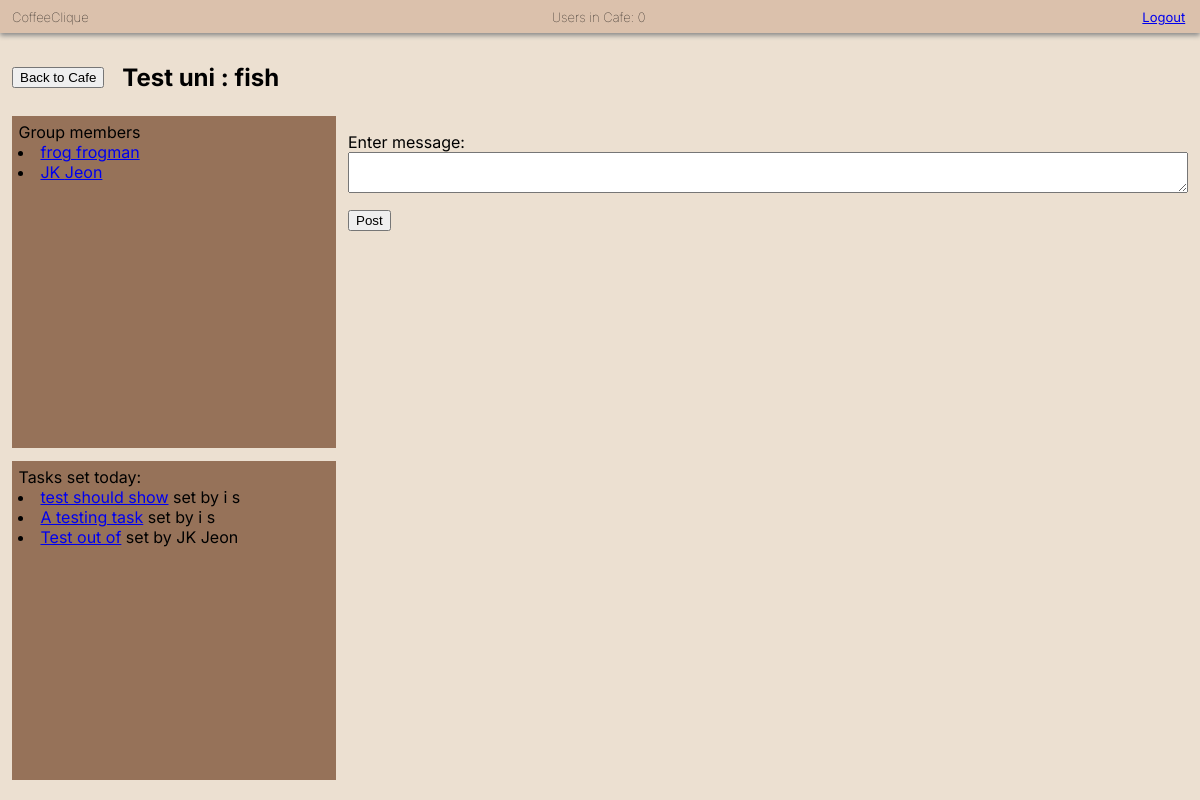
Page /tables/1 (signed in) on the earlier database version.
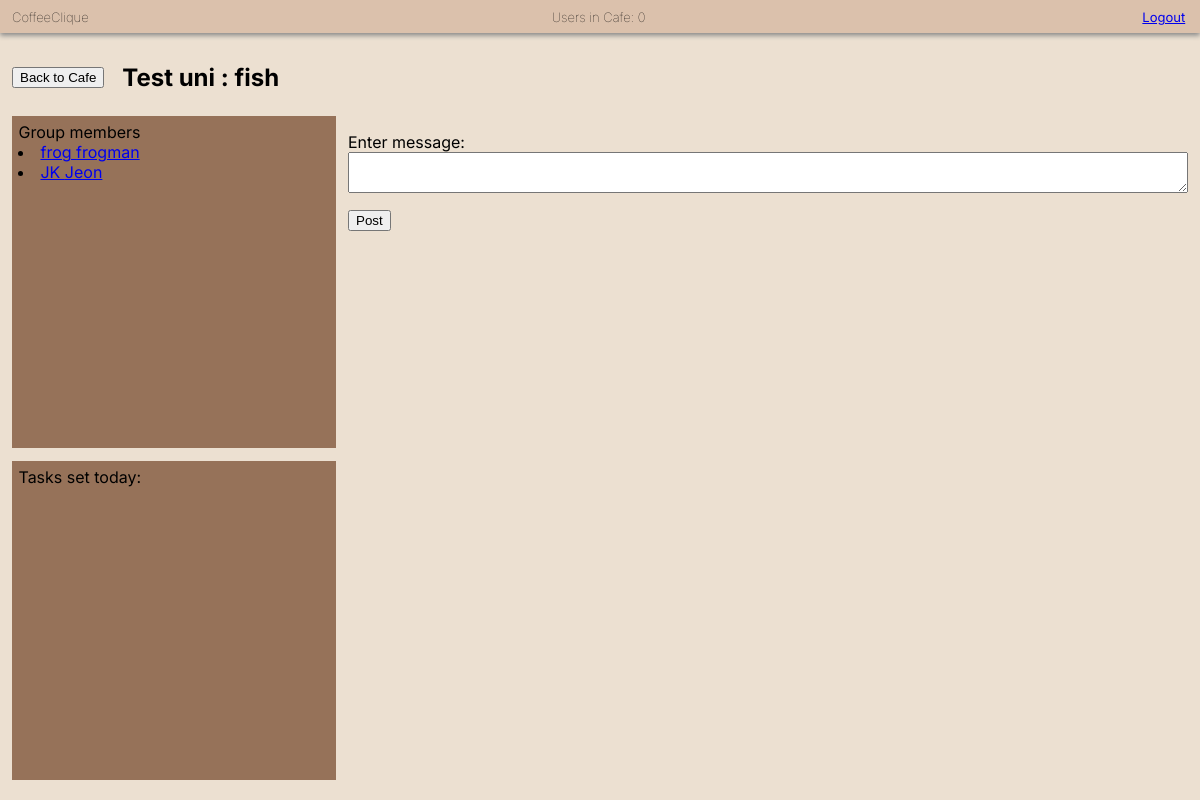
Same page on the later database version.
### app/models.py (models this page shows, shortened)
class CoffeeUser(AbstractBaseUser):
    AVAILABLE_UNIS = (
        ("University of Exeter", "University of Exeter"),
        ("Test uni", "Test uni")
    )
    email = models.EmailField(verbose_name="email", unique=True)
    date_joined = models.DateTimeField(verbose_name="date_joined",
                                       auto_now_add=True)
    last_login = models.DateTimeField(verbose_name="last_login", auto_now=True)
    is_admin = models.BooleanField(default=False)
    is_active = models.BooleanField(default=True)
    is_staff = models.BooleanField(default=False)
    is_superuser = models.BooleanField(default=False)
    first_name = models.CharField(max_length=50)
    last_name = models.CharField(max_length=50)
    university = models.CharField(max_length=50, choices=AVAILABLE_UNIS)
    year = models.PositiveIntegerField(null=True, blank=True)
    course = models.CharField(max_length=50, blank=True)
    cafe_table_ids = models.ManyToManyField(CafeTable, blank=True)
    points = models.PositiveIntegerField(default=0)
    studying_until = models.DateTimeField(null=True, blank=True)
    share_tables = models.BooleanField(default=True)
    tasks_set_today = models.PositiveIntegerField(default=0)
    next_possible_set = models.DateField(null=True, blank=True)
    student_tasks_completed = models.PositiveIntegerField(default=0)
    next_possible_complete = models.DateField(null=True, blank=True)
    facebook = models.CharField(max_length=255, null=True, blank=True)
    twitter = models.CharField(max_length=255, null=True, blank=True)
    instagram = models.CharField(max_length=255, null=True, blank=True)
    USERNAME_FIELD = "email"  # users log in using their email
    REQUIRED_FIELDS = ["first_name", "last_name", "university", "is_staff"]
    objects = CoffeeUserManager()

class Task(models.Model):
    POINTS = ((1, "1"), (2, "2"), (3, "3"), (4, "4"), (5, "5"),
              (10, "10"), (15, "15"), (20, "20"), (25, "25"), (30, "30"))
    REPEATS = (("n", "NONE"), ("d", "DAILY"), ("w", "WEEKLY"))
    task_name = models.CharField(max_length=50)
    table_id = models.ForeignKey(CafeTable, related_name="tasks",
                                 on_delete=models.CASCADE)
    created_by = models.ForeignKey(CoffeeUser, related_name="created_tasks",
                                   on_delete=models.CASCADE)
    completed_by = models.ManyToManyField(CoffeeUser, blank=True)
    date_set = models.DateField(auto_now_add=True)
    task_content = models.TextField(max_length=4000)
    points = models.PositiveIntegerField(default=0, choices=POINTS)
    recurring_date = models.DateField(null=True, blank=True)
    recurrence_interval = models.CharField(max_length=1, choices=REPEATS)
    no_of_repeats = models.PositiveIntegerField(default=0)
    max_repeats = models.PositiveIntegerField(default=0)
    REQUIRED_FIELDS = ["task_name", "task_content"]

### app/views.py (the view)
# urls.py: path('tables/<pk>', views.table_chat,
@login_required(login_url='/')
def table_chat(request, pk):
    try:
        table = CafeTable.objects.get(pk=pk)
    except CafeTable.DoesNotExist:
        return render(request, 'denied.html')
    current_user = request.user
    if ((current_user.university != table.university) or
       (table.table_id not in
       current_user.cafe_table_ids.values_list('table_id', flat=True))):
        return render(request, 'denied.html')
    if request.method == 'POST':
        form = PostMessageForm(request.POST)
        if form.is_valid():
            message_content = form.cleaned_data.get('message_content')
            Message.objects.create(  # removed msg =
                table_id=table,
                created_by=current_user,
                message_content=message_content,
            )
            form = PostMessageForm()
    else:
        form = PostMessageForm()
    messages = Message.objects.filter(table_id=table).order_by(
                'message_date')[:100]
    check_recurring_tasks()
    date_from = datetime.date.today()
    tasks = Task.objects.filter(table_id=table,
                                date_set=date_from)
    users = table.coffeeuser_set.all()
    users_studying = []
    other_users = []
    for user in users:
        if user.studying_until:
            if user.studying_until <= datetime.datetime.now():
                user.studying_until = None
                user.save()
                other_users.append(user)
            else:
                users_studying.append(user)
        else:
            other_users.append(user)
    users_studying = sorted(users_studying, key=attrgetter("studying_until"),
                            reverse=True)
    context = {
        "table": table,
        "form": form,
        "messages": messages,
        "users_studying": users_studying,
        "other_users": other_users,
        "tasks": tasks,
        'users': CoffeeUser.objects.all(),
        'num_users': get_number_current_users()
    }
    return render(request, "table_chat.html", context)

### app/forms.py
class PostMessageForm(forms.ModelForm):
    class Meta:
        model = Message
        fields = ('message_content',)
        labels = {
            'message_content': ugettext_lazy('Enter message:'),
        }

### app/views.py (called while the page is built, shortened)
def get_number_current_users():
    active_sessions = Session.objects.filter(expire_date__gte=timezone.now())
    active = 0
    for session in active_sessions:
        data = session.get_decoded()
        if data != {}:
            active += 1
    return active

def check_recurring_tasks():
    recurring_tasks = Task.objects.exclude(max_repeats=0).exclude(
        recurrence_interval="n")

### app/templates/table_chat.html (shortened to what this page needs)
<!DOCTYPE html>
<html lang="en">
<head>
  {% load static %}
  <link rel="stylesheet" type="text/css" href="{% static 'css/basic.css' %}"></link>
  <link rel="stylesheet" type="text/css" href="{% static 'css/chat.css' %}"></link>
</head>
<body>
  <div class="top_bar">
    <h6 class="app_name">CoffeeClique</h6>
    <h6 class="user_count">Users in Cafe: {{ num_users }}</h6>
    <a class="logout" href="{% url 'logout' %}">Logout</a>
  </div>
  <div class="navigation">
    <button onclick="document.location='/table_view'" id="table_view" inline="true">Back to Cafe</button><br>
    <h2 class="table_name">{{ table.university }} : {{ table.table_id }}</h2>
  </div>
  <div class="row">
    <div class="other">
    <div class="users">
    Group members
    {% for user in other_users %}
    <li>
      <a href="{% url 'profile_page' user.id %}">
      {{user.first_name}} {{user.last_name}} </a>
    </li>
    {% endfor %}
    </div>
    <div class="tasks">
      Tasks set today:
      {% for task in tasks %}
      <li>
       <a href="/view_tasks">{{task.task_name}}</a> set by {{task.created_by.first_name}} {{task.created_by.last_name}}
      </li>
      {% endfor %}
    </div>
    </div>
    <div class="messages" id="messages">
    <div class="form">
      <form method="post">
        {{ form.as_p }}<button type="submit"> Post </button>
      </form><br>
    </div>
  </div>
</div>
</body>
</html>

Differences in the rows shown:
no longer on this page (row edited): Task: task_name "test should show", created_by.first_name "i", created_by.last_name "s"
no longer on this page (row edited): Task: task_name "A testing task", created_by.first_name "i", created_by.last_name "s"
no longer on this page (row edited): Task: task_name "Test out of", created_by.first_name "JK", created_by.last_name "Jeon"
